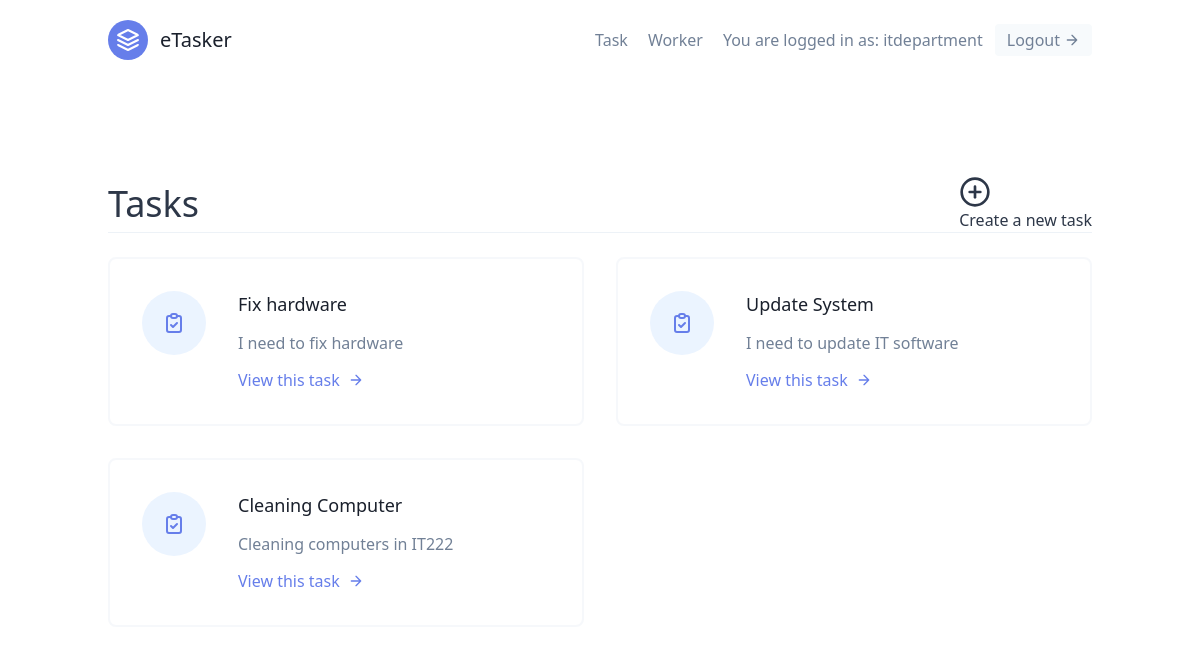
Page /tasks/ (signed in) on the earlier database version.
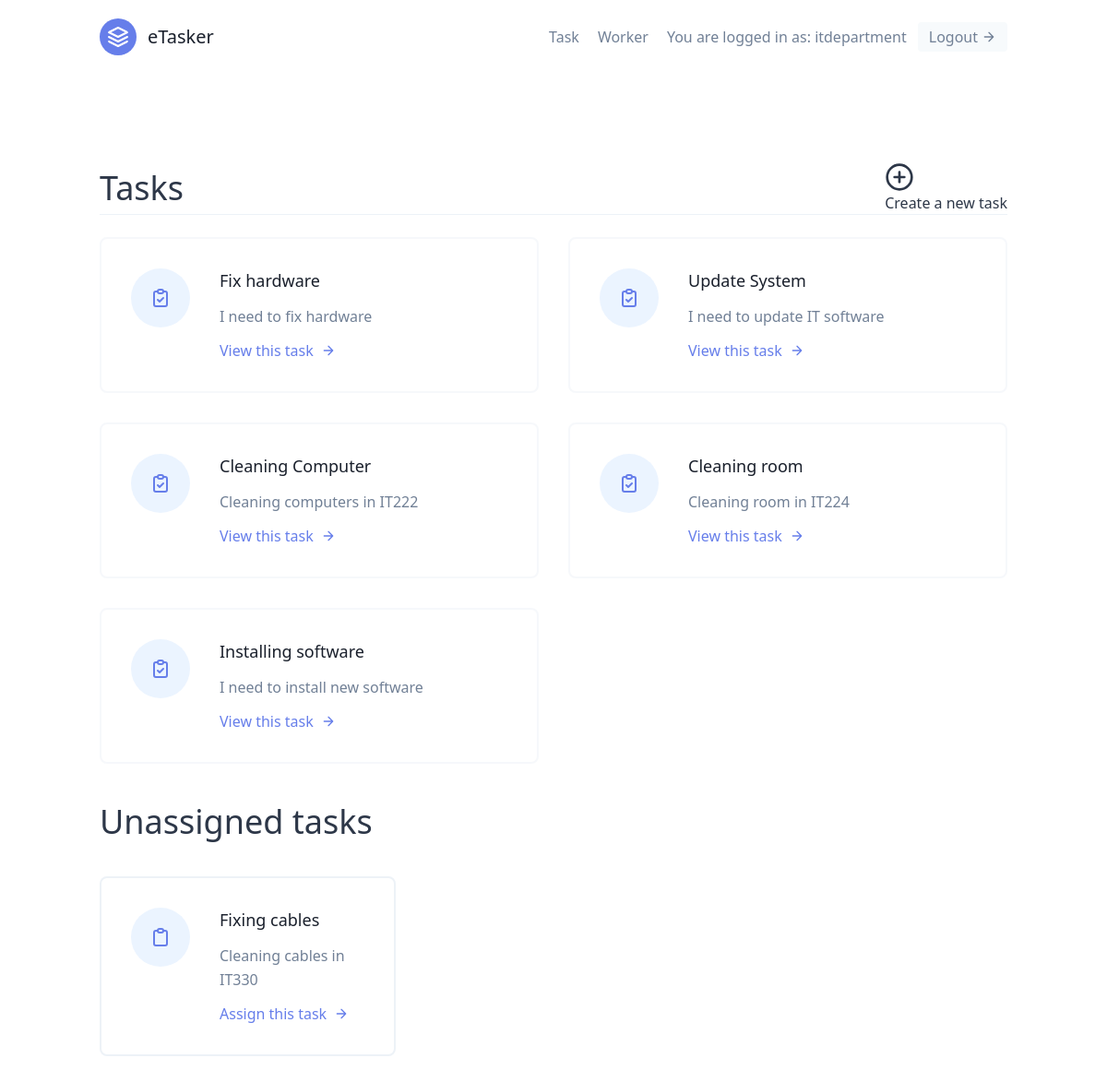
Same page on the later database version.
### tasks/models.py (models this page shows, shortened)
class User(AbstractUser):
    is_supervisor = models.BooleanField(default=False)
    is_worker = models.BooleanField(default=True)

class Task(models.Model):
    LOCATION_CHOICES = (
        ('Elizah Hall', 'Elizah Hall'),
        ('Solomon Hall', 'Solomon Hall'),
        ('Eve Hall', 'Eve Hall'),
        ('Sarah Hall', 'Sarah Hall'),
        ('Esther Hall', 'Esther Hall'),
        ('Ruth Hall', 'Ruth Hall'),
        ('Guest House', 'Guest House'),
        ('Library', 'Library'),
        ('Cafeteria', 'Cafeteria'),
        ('IT Building', 'IT Building'),
        ('Admin Building', 'Admin Building'),
        ('Science Building', 'Science Building'),
        ('Hope Channel', 'Hope Channel'),
        ('Church', 'Church'),
        ('Other', 'Other'),
        )
    Task_CHOICES = (
        ('Assistant', 'Assistant'),
        ('Cleaning', 'Cleaning'),
        ('Church Service', 'Church Service'),
        ('Monitor', 'Monitor'),
        ('Tutoring', 'Tutoring'),
        ('Supervising', 'Supervising'),
        ('Other', 'Other'),
    )
    date_added = models.DateTimeField(auto_now_add=True)
    title = models.CharField(max_length=100)
    time = models.TimeField(auto_now=False, auto_now_add=False)
    on_date = models.DateField(null=True)
    location = models.CharField(choices=LOCATION_CHOICES, max_length=100)
    task = models.CharField(choices=Task_CHOICES, max_length=50, null=True, blank=True)
    description = models.TextField(null=True, blank=True)
    department = models.ForeignKey(UserProfile, on_delete=models.CASCADE)
    worker = models.ForeignKey('Worker', null=True, blank=True, on_delete=models.SET_NULL)

### tasks/views.py (the view)
# urls.py: path('', TaskListView.as_view(), name='task-list'),
class TaskListView(LoginRequiredMixin, ListView):
    template_name = 'tasks/task_list.html'
    context_object_name = 'tasks'
    def get_queryset(self):
        user = self.request.user
        if user.is_supervisor:
            queryset = Task.objects.filter(department=user.userprofile, worker__isnull = False)
        else:
            queryset = Task.objects.filter(department=user.worker.department, worker__isnull = False)
            queryset = queryset.filter(worker__user=user)
        return queryset
    def get_context_data(self, **kwargs):
        user = self.request.user
        context = super(TaskListView, self).get_context_data(**kwargs)
        if user.is_supervisor:
            queryset = Task.objects.filter(department=user.userprofile, worker__isnull=True)
            context.update({
                'unassigned_tasks': queryset
            })
        return context

### tasks/templates/tasks/task_list.html (shortened to what this page needs)
{% extends 'base.html' %} {% block content %}
<section class="text-gray-600 body-font">
  <div class="container px-5 py-24 mx-auto flex flex-wrap">
    <div
      class="
        w-full
        py6
        flex
        mb-6
        justify-between
        items-center
        border-b border-gray-200
      "
    >
      <div class="text-4xl text-gray-800">
        <h1>Tasks</h1>
      </div>
      {% if request.user.is_supervisor %}
      <div class="text-xl4 text-gray-800 hover:text-blue-500">
        <a href="{% url 'tasks:task-create' %}">
          <svg
            class="h-8 w-8"
            viewBox="0 0 24 24"
            fill="none"
            stroke="currentColor"
            stroke-width="2"
            stroke-linecap="round"
            stroke-linejoin="round"
          >
            <circle cx="12" cy="12" r="10" />
            <line x1="12" y1="8" x2="12" y2="16" />
            <line x1="8" y1="12" x2="16" y2="12" />
          </svg>
          Create a new task
        </a>
      </div>
      {% endif %}
    </div>
    <div class="flex flex-wrap -m-4">
      {% for task in tasks %}
      <div class="p-4 lg:w-1/2 md:w-full">
        <div
          class="
            flex
            border-2
            rounded-lg
            border-gray-200 border-opacity-50
            p-8
            sm:flex-row
            flex-col
          "
        >
          <div
            class="
              w-16
              h-16
              sm:mr-8 sm:mb-0
              mb-4
              inline-flex
              items-center
              justify-center
              rounded-full
              bg-indigo-100
              text-indigo-500
              flex-shrink-0
            "
          >
          </div>
          <div class="flex-grow">
            <h2 class="text-gray-900 text-lg title-font font-medium mb-3">
              {{ task.title }}
            </h2>
            <p class="leading-relaxed text-base">
              {{ task.description }}
            </p>
            <a href="{% url 'tasks:task-detail' task.pk %}" class="mt-3 text-indigo-500 inline-flex items-center"
              >View this task
              <svg
                fill="none"
                stroke="currentColor"
                stroke-linecap="round"
                stroke-linejoin="round"
                stroke-width="2"
                class="w-4 h-4 ml-2"
                viewBox="0 0 24 24"
              >
                <path d="M5 12h14M12 5l7 7-7 7"></path>
              </svg>
            </a>
          </div>
        </div>
      </div>
      {% endfor %}
    </div>
{% if unassigned_tasks.exists %}
<div class="mt-5 flex flex-wrap -m-4">
    <div class="p-4 w-full">
        <h1 class="text-4xl text-gray-800">Unassigned tasks</h1>
    </div>
    {% for task in unassigned_tasks %}
    <div class="p-4 lg:w-1/2 md:w-full">
        <div class="flex border-2 rounded-lg border-gray-200 p-8 sm:flex-row flex-col">
            <div class="w-16 h-16 sm:mr-8 sm:mb-0 mb-4 inline-flex items-center justify-center rounded-full bg-indigo-100 text-indigo-500 flex-shrink-0">
              <svg xmlns="http://www.w3.org/2000/svg" class="h-6 w-6" fill="none" viewBox="0 0 24 24" stroke="currentColor">
                <path stroke-linecap="round" stroke-linejoin="round" stroke-width="2" d="M9 5H7a2 2 0 00-2 2v12a2 2 0 002 2h10a2 2 0 002-2V7a2 2 0 00-2-2h-2M9 5a2 2 0 002 2h2a2 2 0 002-2M9 5a2 2 0 012-2h2a2 2 0 012 2" />
              </svg>
            </div>
            <div class="flex-grow">
                <h2 class="text-gray-900 text-lg title-font font-medium mb-3">
                  {{ task.title }}
                </h2>
                <p class="leading-relaxed text-base">
                    {{ task.description }}
                </p>
                <a href="{% url 'tasks:assign-worker' task.pk %}" class="mt-3 text-indigo-500 inline-flex items-center">
                    Assign this task
                    <svg fill="none" stroke="currentColor" stroke-linecap="round" stroke-linejoin="round" stroke-width="2" class="w-4 h-4 ml-2" viewBox="0 0 24 24">
                        <path d="M5 12h14M12 5l7 7-7 7"></path>
                    </svg>
                </a>
            </div>
        </div>
    </div>
    {% endfor %}
</div>
{% endif %}
</div>
</section>
{% endblock content %}

### templates/base.html (shortened to what this page needs)
<!DOCTYPE html>
<html lang="en">
<head>
    <link href="https://unpkg.com/tailwindcss@^1.0/dist/tailwind.min.css" rel="stylesheet">
</head>
<body>
    <div class="max-w-5xl m-auto">
        {% include 'navbar.html' %}
        {% block content %}
        {% endblock content %}
    </div>
</body>
</html>

### templates/navbar.html (shortened to what this page needs)
<header class="text-gray-600 body-font">
    <div class="container mx-auto flex flex-wrap p-5 flex-col md:flex-row items-center">
      <a class="flex title-font font-medium items-center text-gray-900 mb-4 md:mb-0">
        <svg xmlns="http://www.w3.org/2000/svg" fill="none" stroke="currentColor" stroke-linecap="round" stroke-linejoin="round" stroke-width="2" class="w-10 h-10 text-white p-2 bg-indigo-500 rounded-full" viewBox="0 0 24 24">
          <path d="M12 2L2 7l10 5 10-5-10-5zM2 17l10 5 10-5M2 12l10 5 10-5"></path>
        </svg>
        <span class="ml-3 text-xl">eTasker</span>
      </a>
      <nav class="md:ml-auto flex flex-wrap items-center text-base justify-center">
        {% if not request.user.is_authenticated %}
        <a href="{% url 'signup' %}" class="mr-5 hover:text-gray-900">
          Sign up</a>
        {% else %}{% if request.user.is_supervisor %}
        <a href="{% url 'tasks:task-list' %}" class="mr-5 hover:text-gray-900">Task</a>
         <a href="{% url 'workers:worker-list' %}" class="mr-5 hover:text-gray-900">Worker</a>
        {% endif %}
        {% endif %}
      </nav>
      {% if request.user.is_authenticated %}
       You are logged in as: {{ request.user.username }}
       <a href="{% url 'logout' %}?next=/ " class="ml-3 inline-flex items-center bg-gray-100 border-0 py-1 px-3 focus:outline-none hover:bg-gray-200 rounded text-base mt-4 md:mt-0">
         Logout
        <svg fill="none" stroke="currentColor" stroke-linecap="round" stroke-linejoin="round" stroke-width="2" class="w-4 h-4 ml-1" viewBox="0 0 24 24">
          <path d="M5 12h14M12 5l7 7-7 7"></path>
        </svg>
        </a>
      {% endif %}
    </div>
  </header>

Differences in the rows shown:
added Task: title "Cleaning room", description "Cleaning room in IT224", shown under "Tasks"
added Task: title "Installing software", description "I need to install new software", shown under "Tasks"
added Task: title "Fixing cables", description "Cleaning cables in IT330", shown under "Unassigned tasks"
Other differences:
text now shown: "Unassigned tasks"
